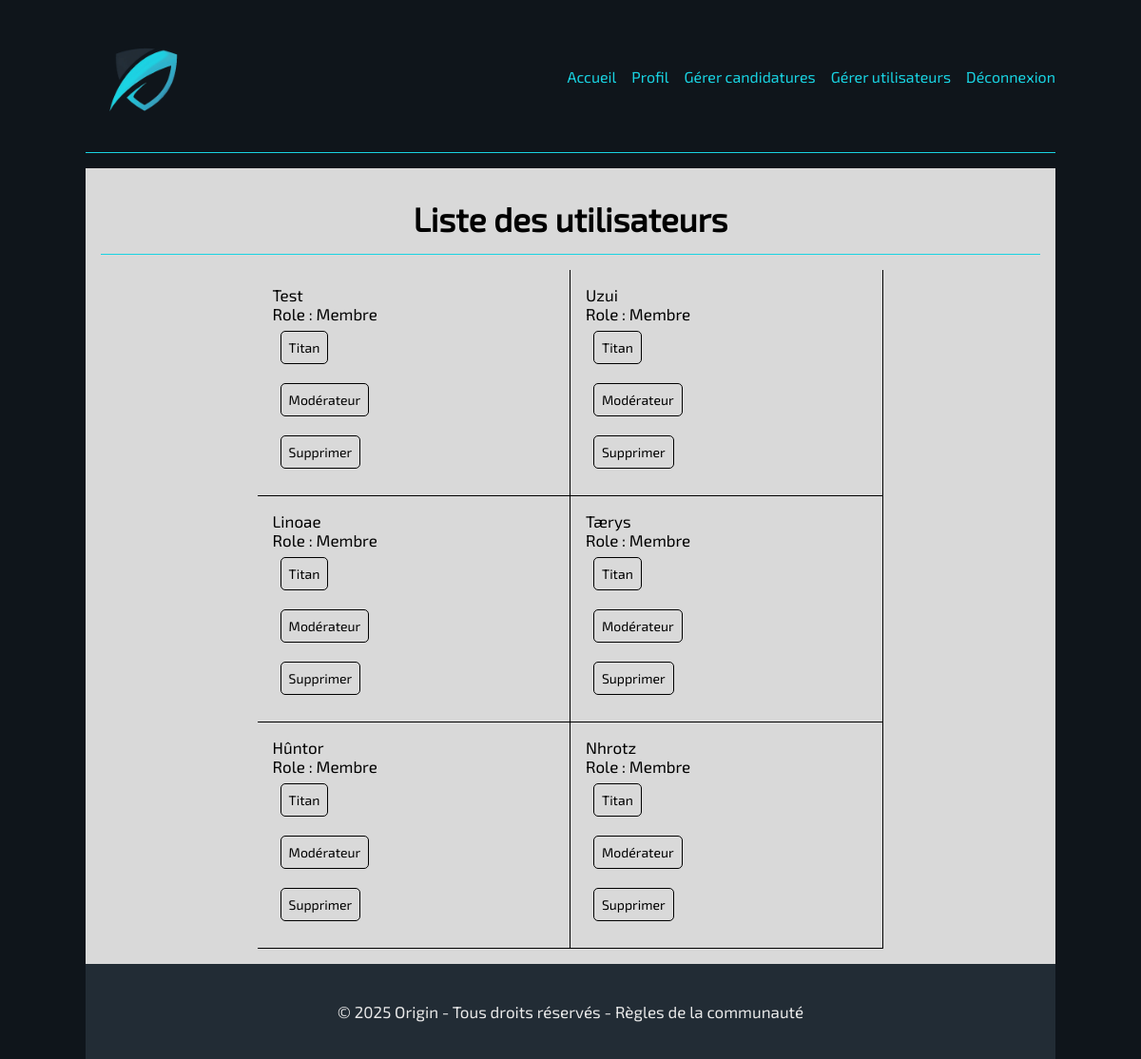
The page /?action=gestion_utilisateurs (signed in) on the database its author committed.
### tables this page shows
CREATE TABLE `membre` (
  `id_membre` int(11) NOT NULL,
  `pseudo` varchar(50) NOT NULL,
  `email` varchar(120) NOT NULL,
  `mot_de_passe` varchar(255) NOT NULL,
  `role` enum('Membre','Titan','Moderateur','Admin') NOT NULL
);

### controleur/utilisateurs_back_ctr.php (called while the page is built, shortened)
<?php
require_once RACINE . "/modele/membre_bdd.inc.php";
$utilisateurs = recupererMembres();
include RACINE . "/vue/header.php";
include RACINE . "/vue/utilisateurs_back.php";
include RACINE . "/vue/footer.php";

### index.php (called while the page is built, shortened)
<?php
$action = "defaut";
if (isset($_GET["action"])) {
    $action = $_GET["action"];
}
$fichier = navigation($action);
require(RACINE . "/controleur/" . $fichier);

### modele/membre_bdd.inc.php (called while the page is built, shortened)
<?php
function recupererMembres()
{
    try {
        $connexion = connexionBdd();
        $requete = $connexion->prepare("SELECT * FROM `membre`");
        $requete->execute();
        return $requete->fetchAll(PDO::FETCH_ASSOC);
    } catch (PDOException $erreur) {
        throw new Exception("Erreur: " . $erreur->getMessage());
    }
}

### vue/utilisateurs_back.php (the view, shortened to what this page needs)
<main class="container back">
    <h1 class="titre">Liste des utilisateurs</h1>
    <section id="utilisateurs">
        <?php foreach ($utilisateurs as $utilisateur) : if ($utilisateur["pseudo"] !== $_SESSION["pseudo"]) : ?>
                <div class="utilisateur">
                    <p><?= ucfirst($utilisateur["pseudo"]) ?></p>
                    <p>Role : <?= $utilisateur["role"]; ?></p>
                    <?php endif;
                    if ($utilisateur["role"] !== "Titan") : ?>
                        <form action="./?action=gestion_utilisateurs" method="POST">
                            <button class="bouton" type="submit" name="titan" aria-label="Passer le membre au grade de titan">Titan</button>
                        </form>
                    <?php endif;
                    if ($_SESSION["role"] == "Admin") : ?>
                        <form action="./?action=gestion_utilisateurs" method="POST">
                            <button class="bouton" type="submit" name="moderateur" aria-label="Passer le membre au grade de modérateur">Modérateur</button>
                        </form>
                    <?php endif; ?>
                    <form action="./?action=gestion_utilisateurs" method="POST" onsubmit="return confirm('Confirmer la suppression? (cette action est irréversible)')">
                        <button class="bouton" type="submit" name="supprimer" aria-label="Supprimer le membre">Supprimer</button>
                    </form>
                </div>
        <?php endif;
        endforeach; ?>
    </section>
</main>

### public/css/style-min.css (style rules this page uses)
:root { --fond:#222c35;--text_color:#19d3e2;--content_color:#e9e9e9;--hover:#ffffff }
* { margin:0;padding:0 }
body { background-color:#0f151b;height:100vh;background-size:cover;background-clip:content-box;background-attachment:fixed;color:var(--text_color);font-family:"Exo 2";font-size:16px }
p,h4 { color:var(--content_color);overflow-wrap:break-word;word-break:break-word }
.container { background-color:var(--fond);max-width:85%;width:100%;box-sizing:border-box;justify-self:center;justify-content:space-between;display:flex;flex-direction:column;flex-wrap:wrap;margin:0 auto;padding:16px }
main { height:auto }
.back { background-color:#d9d9d9 }
h1 { text-align:center }
h1,h2 { border-bottom:1px solid var(--text_color);font-size:21px;padding-bottom:8px }
.titre { width:100%;text-align:center;margin-bottom:16px;padding:16px 0 }
.bouton { font-size:14px;background-color:var(--fond);border:1px solid var(--text_color);border-radius:5px;font-family:"Exo 2";color:var(--text_color);padding:8px;margin-bottom:4px }
.back h1,.back h2,.back h3,.back h4,.back p { color:black }
.back button { background-color:#d9d9d9;color:black;border-color:black }
.back #utilisateurs { display:flex;flex-wrap:wrap;justify-content:center }
.back #utilisateurs .utilisateur { width:100%;display:flex;flex-direction:column;align-content:center;border-bottom:1px solid black;border-right:1px solid black;padding:16px }
.back #utilisateurs .utilisateur form { margin:8px }
@media screen and (min-width:768px) { body { font-size:17px;max-width:100% } }
@media screen and (min-width:768px) { h1,h2 { font-size:35px } }
@media screen and (min-width:768px) { .container { padding:16px } }
@media screen and (min-width:768px) { .back #utilisateurs .utilisateur { width:30% } }

### rows shown on the page
membre: pseudo "Test", role "Membre"
membre: pseudo "Uzui", role "Membre"
membre: pseudo "Linoae", role "Membre"
membre: pseudo "Tærys", role "Membre"
membre: pseudo "Hûntor", role "Membre"
membre: pseudo "Nhrotz", role "Membre"
